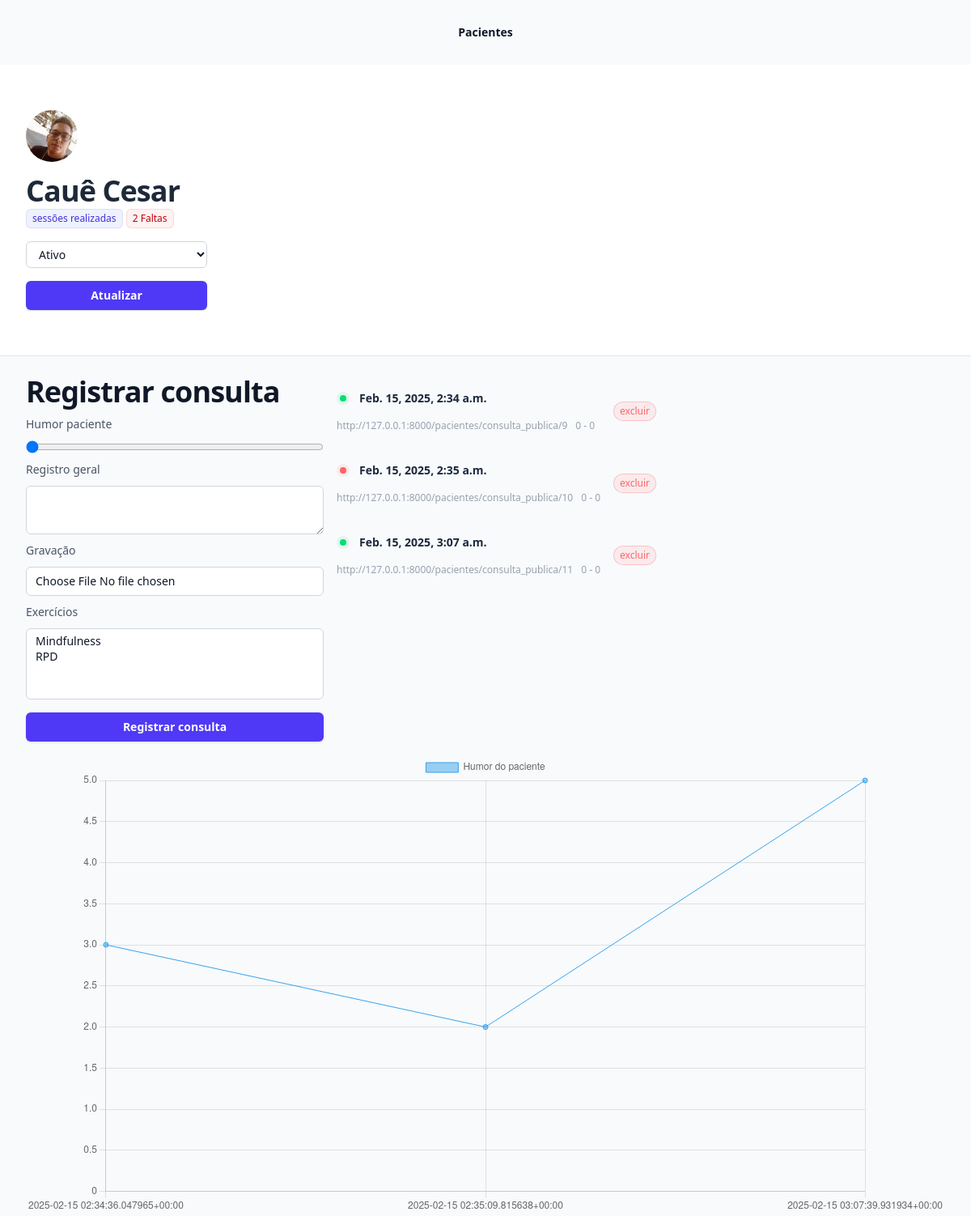
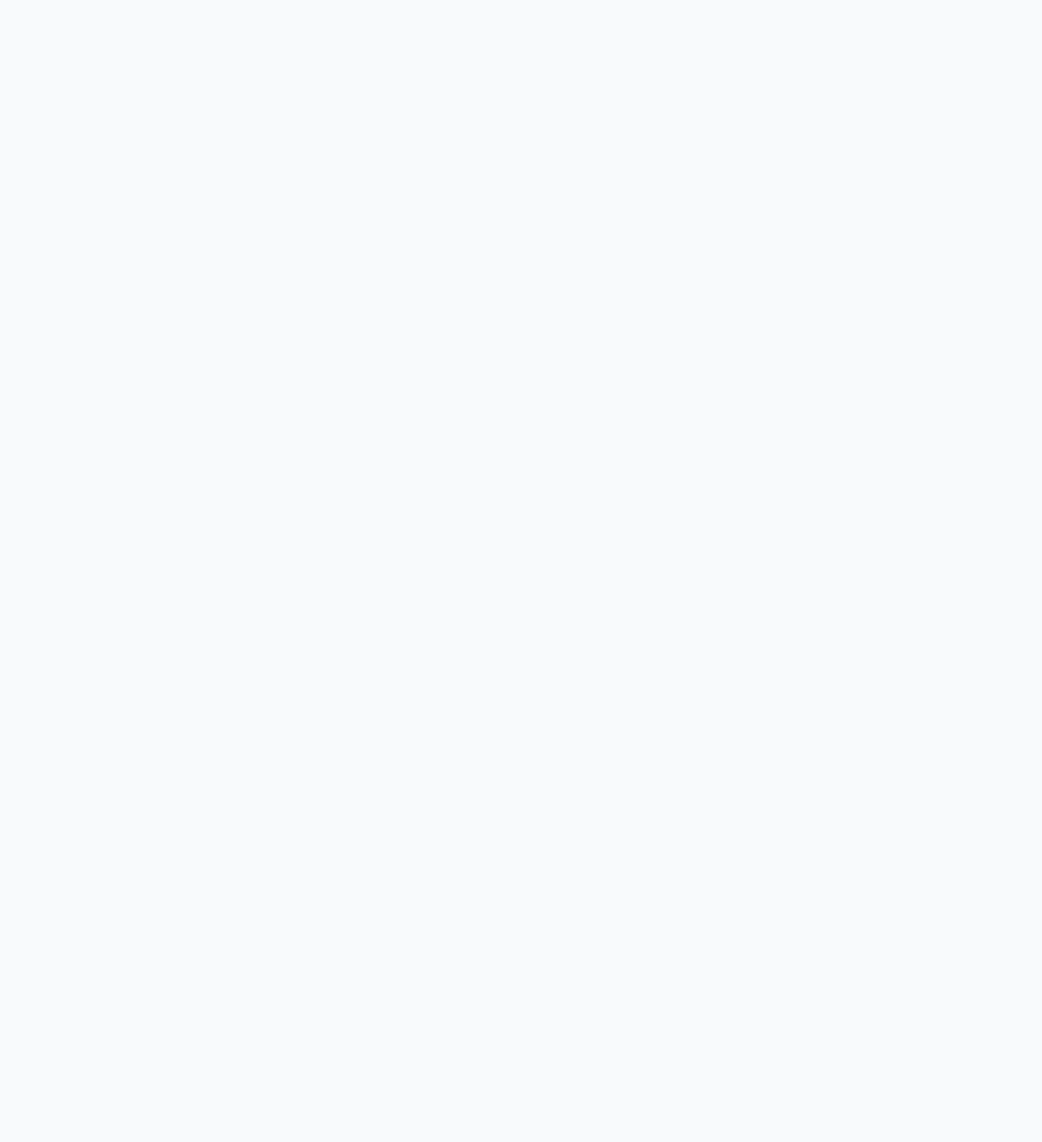
The page /pacientes/9 on the database its author committed (2 pictures, top to bottom).
### pacientes/models.py (models this page shows, shortened)
class Pacientes(models.Model):
    queixa_choices = (
        ('TDAH', 'Transtorno do Déficit de Atenção com Hiperatividade'),
        ('D', 'Depressão'),
        ('A', 'Ansiedade'),
        ('TAG', 'Transtorno de Ansiedade Generalizada')
    )
    nome = models.CharField(max_length=255)
    email = models.EmailField()
    telefone = models.CharField(max_length=255, null=True, blank=True)
    foto = models.ImageField(upload_to='fotos')
    pagamento_em_dia = models.BooleanField(default=True)
    queixa = models.CharField(max_length=4, choices=queixa_choices)

class Consultas(models.Model):
    humor = models.PositiveIntegerField()
    registro_geral = models.TextField()
    video = models.FileField(upload_to="video")
    tarefas = models.ManyToManyField(Tarefas)
    paciente = models.ForeignKey(Pacientes, on_delete=models.CASCADE)
    data = models.DateTimeField(auto_now_add=True)
    @property
    def link_publico(self):
        return f"http://127.0.0.1:8000{reverse('consulta_publica', kwargs={'id': self.id})}"

### pacientes/views.py (the view, shortened to what this page needs)
# urls.py: path('<int:id>', views.paciente_view, name="paciente_view"),
def paciente_view(request, id):
    paciente = Pacientes.objects.get(id=id)
    if request.method == "GET":
        tarefas = Tarefas.objects.all()
        consultas = Consultas.objects.filter(paciente=paciente)
        tuple_grafico = ([str(i.data) for i in consultas], [str(i.humor) for i in consultas])
        return render(request, 'paciente.html', {'paciente': paciente, 'tarefas': tarefas, 'consultas': consultas, 'tuple_grafico': tuple_grafico})

### templates/paciente.html (shortened to what this page needs)
{% extends "base.html" %}
{% block 'body' %}
<div class="relative isolate">
   <div class="py-14 sm:py-14">
       <div class="mx-auto max-w-7xl px-6 lg:px-8">
         <div class="mx-auto max-w-2xl lg:mx-0">
           <img class="size-16 rounded-full" src="{{paciente.foto.url}}" alt="">
           <p class="mt-4 text-pretty text-4xl font-semibold tracking-tight text-gray-800 sm:text-4xl">{{paciente.nome}}</p>
           <span class="inline-flex items-center rounded-md bg-indigo-50 px-2 py-1 text-xs font-medium text-indigo-700 ring-1 ring-inset ring-indigo-700/10">{{total_consultas}} sessões realizadas</span>
           <span class="inline-flex items-center rounded-md bg-red-50 px-2 py-1 text-xs font-medium text-red-700 ring-1 ring-inset ring-red-700/10">2 Faltas</span>
           <form action="{% url 'atualizar_paciente' paciente.id %}" method="POST"> {% csrf_token %}
               <select name="pagamento_em_dia" class="block w-1/3 mt-4 rounded-md bg-white px-3 py-1.5 text-base text-gray-900 outline outline-1 -outline-offset-1 outline-gray-300 placeholder:text-gray-400 focus:outline focus:outline-2 focus:-outline-offset-2 focus:outline-indigo-600 sm:text-sm/6">
                   <option value="ativo" {% if paciente.pagamento_em_dia %} selected {% endif %}>Ativo</option>
               </select>
               <button type="submit" class="inline-flex justify-center rounded-md bg-indigo-600 mt-4 cursor-pointer px-3 py-2  w-1/3 text-sm font-semibold text-white shadow-sm hover:bg-indigo-500 focus-visible:outline focus-visible:outline-2 focus-visible:outline-offset-2 focus-visible:outline-indigo-600">Atualizar</button>
           </form>
        </div>
       </div>
   </div>
   <div class="bg-slate-50 h-screen border-t-1 border-slate-200 ">
       <div class="max-w-7xl mx-auto px-6 lg:px-8 mt-6">
           <div class="grid grid-cols-3 gap-4">
               <div>
                   <h2 class="text-pretty text-3xl font-semibold tracking-tight text-gray-900 sm:text-4xl">Registrar consulta</h2>
                   <form action="{% url 'paciente_view' paciente.id %}" method="POST" enctype='multipart/form-data'>{% csrf_token %}
                       <label for="nome" class="block mt-2 text-sm/6 font-medium text-gray-600">Humor paciente</label>
                       <div class="mt-2">
                           <input type="range" name="humor" min="1" max="5" value="1" class="block w-full rounded-md text-base text-gray-900 placeholder:text-gray-400 sm:text-sm/6">
                       </div>
                       <label for="nome" class="block mt-2 text-sm/6 font-medium text-gray-600">Registro geral</label>
                       <div class="mt-2">
                           <textarea name="registro_geral" id="" class="block w-full rounded-md bg-white px-3 py-1.5 text-base text-gray-900 outline outline-1 -outline-offset-1 outline-gray-300 placeholder:text-gray-400 focus:outline focus:outline-2 focus:-outline-offset-2 focus:outline-indigo-600 sm:text-sm/6"></textarea>
                       </div>
                       <label for="nome" class="block mt-2 text-sm/6 font-medium text-gray-600">Gravação</label>
                       <div class="mt-2">
                           <input type="file" required name="video" id="foto" class="block w-full rounded-md bg-white px-3 py-1.5 text-base text-gray-900 outline outline-1 -outline-offset-1 outline-gray-300 placeholder:text-gray-400 focus:outline focus:outline-2 focus:-outline-offset-2 focus:outline-indigo-600 sm:text-sm/6">
                       </div>
                       <label for="nome" class="block mt-2 text-sm/6 font-medium text-gray-600">Exercícios</label>
                       <div class="mt-2">
                            <select name="tarefas" id="" multiple class="block w-full rounded-md bg-white px-3 py-1.5 text-base text-gray-900 outline outline-1 -outline-offset-1 outline-gray-300 placeholder:text-gray-400 focus:outline focus:outline-2 focus:-outline-offset-2 focus:outline-indigo-600 sm:text-sm/6">
                                {% for tarefa in tarefas %}
                                    <option value="{{tarefa.id}}">{{tarefa.tarefa}}</option>
                                {% endfor %}
                            </select>
                       </div>
                       <button type="submit" class="inline-flex justify-center rounded-md bg-indigo-600 mt-4 cursor-pointer px-3 py-2 w-full text-sm font-semibold text-white shadow-sm hover:bg-indigo-500 focus-visible:outline focus-visible:outline-2 focus-visible:outline-offset-2 focus-visible:outline-indigo-600">Registrar consulta</button>
                   </form>
               </div>
               <div class="mx-auto">
                   <ul role="list" class="divide-y divide-white/5">
                        {% for consulta in consultas %}
                           <li class="relative flex items-center space-x-4 py-4">
                           <div class="min-w-0 flex-auto">
                               <div class="flex items-center gap-x-3">
                               <div class="flex-none rounded-full p-1 {% if consulta.humor >= 3 %} bg-green-400/10  text-green-400 {% else %} bg-red-400/10  text-red-400 {% endif %}">
                                   <div class="size-2 rounded-full bg-current"></div>
                               </div>
                               <h2 class="min-w-0 text-sm/6 font-semibold text-slate-800">
                                   <a href="{% url 'consulta_publica' consulta.id %}" class="flex gap-x-2">
                                   <sp an class="truncate">{{consulta.data}}</span>
                                   </a>
                                </h2>
                               </div>
                               <div class="mt-3 flex items-center gap-x-2.5 text-xs/5 text-gray-400">
                               <p class="truncate">{{consulta.link_publico}}</p>
                               <p class="whitespace-nowrap">0 - 0</p>
                               </div>
                           </div>
                               <a href="{% url 'excluir_consulta' consulta.id %}" class="flex gap-x-2">
                                   <div class="flex-none rounded-full bg-red-400/10 px-2 py-1 text-xs font-medium text-red-400 ring-1 ring-inset ring-red-400/30">excluir</div>
                                   <svg class="size-5 flex-none text-gray-400" viewBox="0 0 20 20" fill="currentColor" aria-hidden="true" data-slot="icon">
                                       <p ath fill-rule="evenodd" d="M8.22 5.22a.75.75 0 0 1 1.06 0l4.25 4.25a.75.75 0 0 1 0 1.06l-4.25 4.25a.75.75 0 0 1-1.06-1.06L11.94 10 8.22 6.28a.75.75 0 0 1 0-1.06Z" clip-rule="evenodd" />
                                   </svg>
                               </a>
                           </li>
                        {% endfor %}
                        </ul>
               </div>
           </div>
           <div class="mt-4">
               <canvas id="myChart"></canvas>
             </div>
       </div>
   </div>
</div>
        <script>
            const ctx = document.getElementById('myChart');
            new Chart(ctx, {
                type: 'line',
                 data: {
                    labels: {{tuple_grafico.0|safe}},
                    datasets: [{
                        label: 'Humor do paciente',
                        data: {{tuple_grafico.1|safe}},
                        borderWidth: 1
                         }]
                        },
                        options: {
                            scales: {
                                y: {
                                beginAtZero: true
                                }
                                    }
                                }
                                    });
                        </script>
{% endblock 'body' %}

### templates/base.html (shortened to what this page needs)
<!DOCTYPE html>
 <html lang="en">
 <head>
    <script src="https://unpkg.com/@tailwindcss/browser@4"></script>
 </head>
 <body>
        <header class="bg-slate-50">
            <nav class="flex items-center justify-between p-6 lg:px-8" aria-label="Global">
              <div class="flex lg:flex-1">
                <a href="#" class="-m-1.5 p-1.5">
                </a>
              </div>
              <div class="hidden lg:flex lg:gap-x-12">
                <a href="{% url 'pacientes' %}" class="text-sm/6 font-semibold text-gray-900">Pacientes</a>
              </div>
            </nav>
        </header>
    {% block 'body' %}{% endblock 'body' %}
</body>
</html>

### rows shown on the page
Pacientes: foto (picture), nome "Cauê Cesar", pagamento_em_dia "Ativo"
Consultas: data "Feb. 15, 2025, 2:34 a.m.", link_publico "http://127.0.0.1:8000/pacientes/consulta_publica/9"
Consultas: humor 2 (drawn), data "Feb. 15, 2025, 2:35 a.m.", link_publico "http://127.0.0.1:8000/pacientes/consulta_publica/10"
Consultas: data "Feb. 15, 2025, 3:07 a.m.", link_publico "http://127.0.0.1:8000/pacientes/consulta_publica/11"

### other values the page prints
chart data {{ tuple_grafico.1|safe }} ['3', '2', '5']
